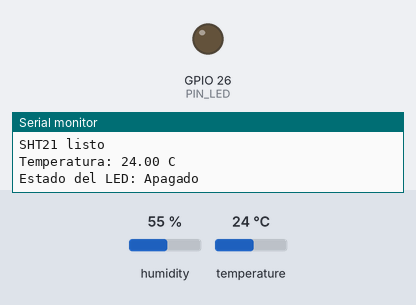
A program run on a simulated ESP32. On the bench: output pins drawn as LEDs (lit = HIGH), the last lines printed to the serial monitor. Dashed ring = blinking. The test bench sets the inputs (shaded band); at power-on: temperature 24 °C, humidity 55 %.

Above: at 1.8 s.
1.9 s: temperature set to 15.4 °C
3.4 s: temperature set to 14.3 °C
At 6.9 s:
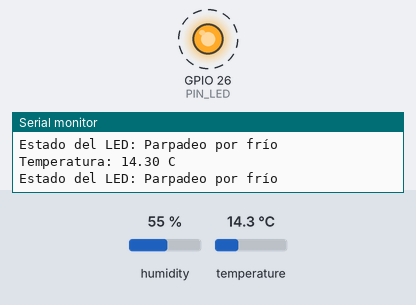
7.6 s: temperature set to 28 °C
At 7.83 s:
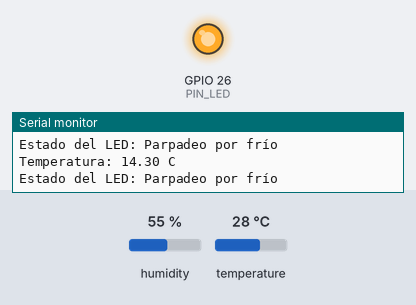
Timing chart, 0 to 17.1 s (numbered marks = the images above; inputs shaded):
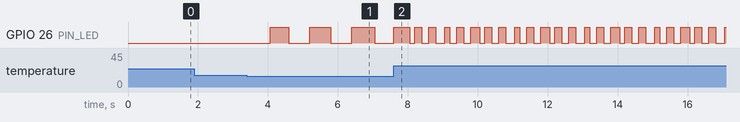

Measured:
- the behaviour switches between 15.1 and 15 °C on temperature (found by bisection; images 0 and 1)
- after the input at 3.4 s, GPIO 26 (PIN_LED): alternates HIGH for 0.60 s and LOW for 0.60 s, starting after 0.66 s

The program:

main.cpp
```cpp
#include <Arduino.h>
#include <Wire.h>
#include "SHT2x.h"

const uint8_t PIN_SDA = 21;
const uint8_t PIN_SCL = 22;
const uint8_t PIN_LED = 26;                 // LED con resistencia de 220 ohm
const float UMBRAL_high = 28.0;             // Umbral de temperatura máxima para encender/apagar el LED
const float UMBRAL_low = 15.0;              // Umbral de temperatura mínima para encender/apagar el LED
const unsigned long PERIODO_MS = 1000;      // Una lectura por segundo

SHT21 sht;

unsigned long tAnterior = 0;
int ledParpadeando = 0;                     // 0 es apagado, 1 parpadeo por calor y 2 por frío. Encendido es error
bool sensorConectado = false;

float temperatura = 0.0;
unsigned long tAnteriorParpadeo = 0;
bool estadoLed = false;

void clearDisplay() {                       // He investigado y PlatformIO no tiene una función para limpiar la pantalla del monitor serie,
  Serial.print("\e[2J\e[H");                // así que he usado un comando ANSI para limpiar la pantalla y mover el cursor a la posición inicial.
}

void setup() {
  Serial.begin(115200);
  pinMode(PIN_LED, OUTPUT);

  Wire.begin(PIN_SDA, PIN_SCL);             // Inicia el bus I2C
  if (!sht.begin()) {
    Serial.println("Error: SHT21 no encontrado (direccion 0x40). Revisa SDA y SCL");
  } else {
    sensorConectado = true;
    Serial.println("SHT21 listo");
  }
}

void loop() {

  unsigned long tiempoActual = millis();    // Captura del tiempo actual al inicio de cada ciclo

  if (!sensorConectado) {                   // Si el sensor no está conectado, intentamos reconectarlo y ENCIENDIDO CONSTANTE del LED
    clearDisplay();                         // Limpia la pantalla para mostrar el error
    digitalWrite(PIN_LED, HIGH);            // LED de error encendido de forma fija
    Serial.println("Error: Sensor no conectado. Reintentando...");

    // Código para intentar revivir el SHT21
    Wire.end();
    Wire.begin(PIN_SDA, PIN_SCL);
    if (sht.begin()) {
      sensorConectado = true;
      Serial.println("¡Sensor recuperado con éxito!");
    }

    delay(1000);                            // Espera 1 segundo para poder leer si se ha recuperado y no saturar el puerto serie con mensajes de error
    return;                                 // Salta el resto del loop
  }

  if (sensorConectado && tiempoActual - tAnterior >= PERIODO_MS) { // Temporizador de lectura del sensor
    tAnterior = tiempoActual;               // Reseteamos el contador de tiempo de lectura del sensor

    if (sht.read()) {
      temperatura = sht.getTemperature();   // Lee temperatura en Celsius

      if (temperatura >= UMBRAL_high) {     // El estado del LED depende de la lectura del sensor.
        ledParpadeando = 1;                 // Parpadeo por calor
      } else if (temperatura <= UMBRAL_low) {
        ledParpadeando = 2;                 // Parpadeo por frío
      } else {
        ledParpadeando = 0;                 // Apagado
      }

      Serial.print("Temperatura: ");
      Serial.print(temperatura, 2);
      Serial.println(" C");
      Serial.print("Estado del LED: ");
      Serial.println((ledParpadeando == 0) ? "Apagado" : (ledParpadeando == 1) ? "Parpadeo por calor" : "Parpadeo por frío"); // Ahorro de IFs con ternario

    }
    else {
      Serial.print("Error de lectura, codigo 0x");
      Serial.println(sht.getError(), HEX);
      sensorConectado = false;              // Si falla la lectura en vivo, disparamos el modo error
    }
  }


  if (ledParpadeando == 0) {                // Temporizador de parpadeo
    digitalWrite(PIN_LED, LOW);             // Si Temp en rango, forzamos LOW
    estadoLed = false;
  }
  else {
    unsigned long intervalo = (ledParpadeando == 1) ? 200 : 600; // Intervalos de parpadeo según el estado (200ms para calor, 600ms para frío)

    if (tiempoActual - tAnteriorParpadeo >= intervalo) {
      tAnteriorParpadeo = tiempoActual;
      estadoLed = !estadoLed;
      digitalWrite(PIN_LED, estadoLed);
    }
  }
}
```
